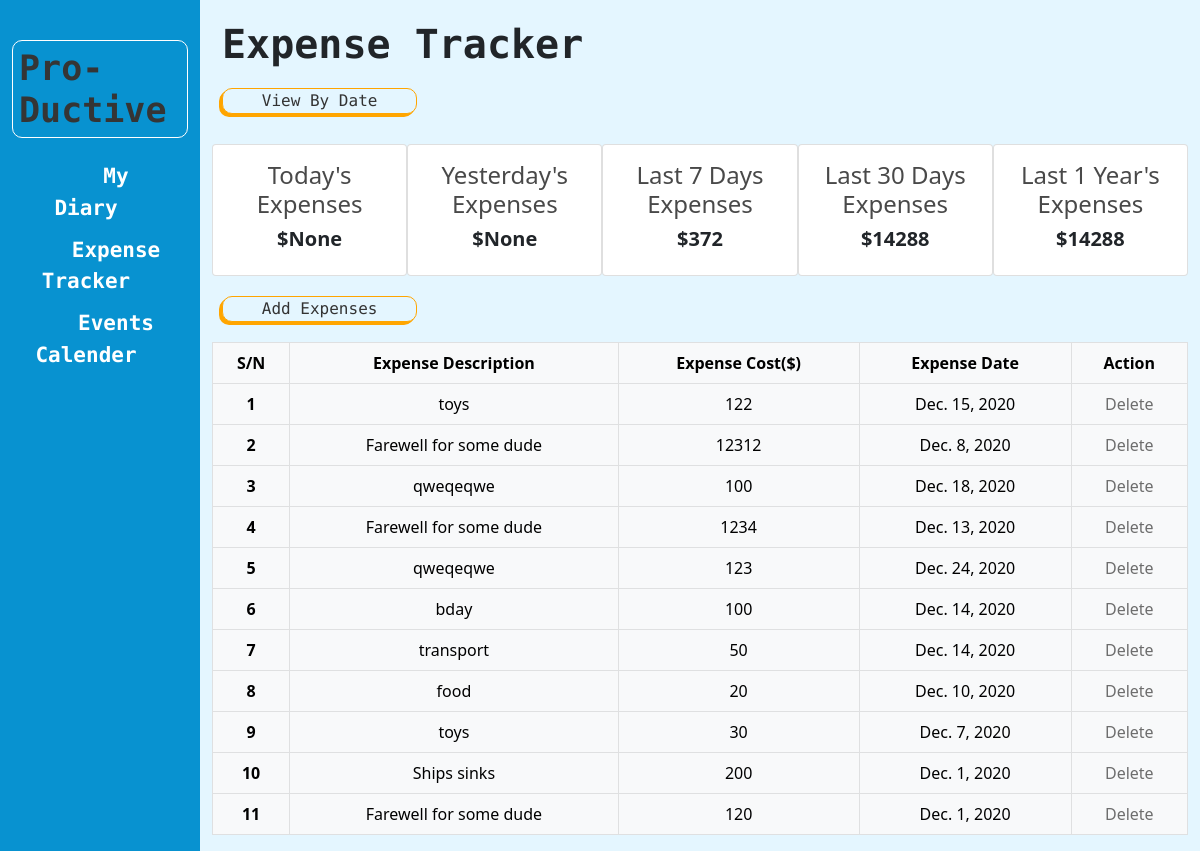
Before: /expensetracker/ with the older database file.
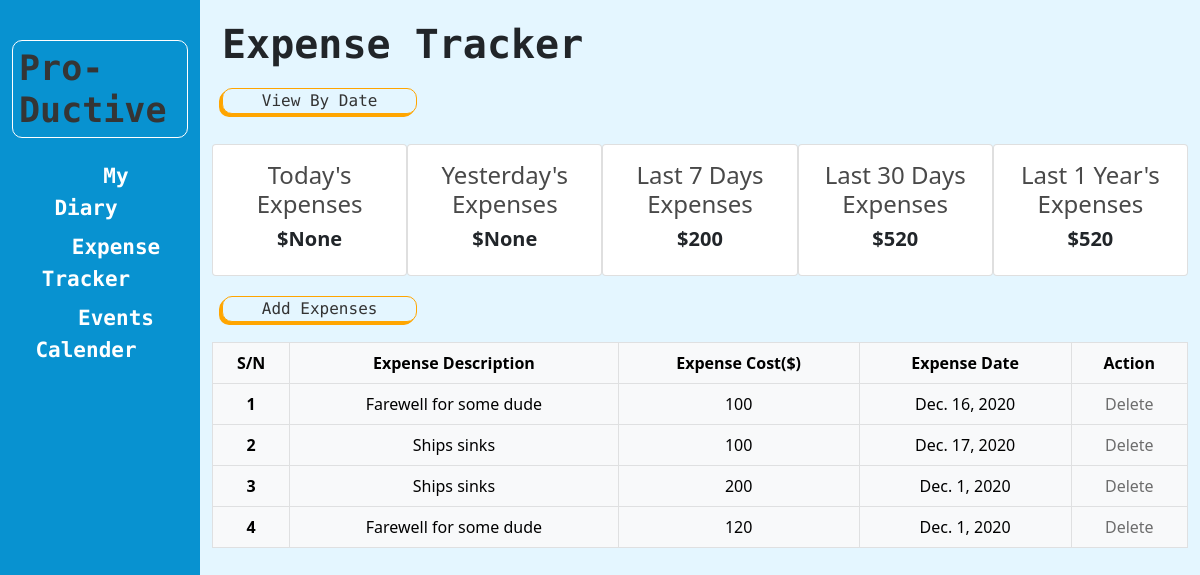
After: the same page with the newer database file.
### expensetracker/models.py (models this page shows, shortened)
class Expenses(models.Model):
    user = models.ForeignKey(User, on_delete=models.CASCADE, null=True)
    date = models.DateField()
    description = models.CharField(max_length=100, null=True)
    cost = models.CharField(max_length=30)
    notedate = models.DateTimeField(auto_now_add=True)

### expensetracker/views.py (the view, shortened to what this page needs)
# urls.py: path('', views.dashboard, name='dashboard'),
def dashboard(request):
    entries = Expenses.objects.order_by('-notedate')
    form = ExpenseForm()
    context = {'entries': entries, "form": form}
    today = datetime.now().date()
    yesterday = today - timedelta(1)
    seven = today - timedelta(7)
    thirty = today - timedelta(30)
    year = today - timedelta(365)
    tc = Expenses.objects.filter(date=today).aggregate(Sum('cost'))
    yc = Expenses.objects.filter(date=yesterday).aggregate(Sum('cost'))
    sc = Expenses.objects.filter(
        date__gte=seven, date__lte=today).aggregate(Sum('cost'))
    thc = Expenses.objects.filter(
        date__gte=thirty, date__lte=today).aggregate(Sum('cost'))
    yrc = Expenses.objects.filter(
        date__gte=year, date__lte=today).aggregate(Sum('cost'))
    context = {'today': today, 'tc': tc,
               'yc': yc, "sc": sc, "thc": thc, 'yrc': yrc, 'form': form, "entries": entries}
    return render(request, "expensetracker/dashboard.html", context)

### expensetracker/templates/expensetracker/dashboard.html (shortened to what this page needs)
{% extends 'expensetracker/base.html' %}
{% load static %}
{% load crispy_forms_tags %}
{%block body%}
<div class="expense-header">
  <h1 style="font-family: 'Space Mono', monospace; margin: 20px 10px;font-weight: 700;">Expense Tracker</h1>
  <a class="date-range" href="daterange">View By Date</a>
</div>
<div class="data-display">
  <div class="card" style="width: 18rem;">
    <div class="card-body">
      <h4 class="card-title">Today's Expenses</h4>
      <h5>${{tc.cost__sum}}</h5>
    </div>
  </div>
  <div class="card" style="width: 18rem;">
    <div class="card-body">
      <h4 class="card-title">Yesterday's Expenses</h4>
      <h5>${{yc.cost__sum}}</h5>
    </div>
  </div>
  <div class="card" style="width: 18rem;">
    <div class="card-body">
      <h4 class="card-title">Last 7 Days Expenses</h4>
      <h5>${{sc.cost__sum}}</h5>
    </div>
  </div>
  <div class="card" style="width: 18rem;">
    <div class="card-body">
      <h4 class="card-title">Last 30 Days Expenses</h4>
      <h5>${{thc.cost__sum}}</h5>
    </div>
  </div>
  <div class="card" style="width: 18rem;">
    <div class="card-body">
      <h4 class="card-title">Last 1 Year's Expenses</h4>
      <h5>${{yrc.cost__sum}}</h5>
    </div>
  </div>
</div>
<div>
  <div class="add-expense" type="button" data-bs-toggle="modal" data-bs-target="#exampleModal">
    Add Expenses
  </div>
</div>
<table class="table table-bordered table-light">
  <thead>
    <tr>
      <th class="text-center" scope="col">S/N</th>
      <th class="text-center" scope="col">Expense Description</th>
      <th class="text-center" scope="col">Expense Cost($)</th>
      <th class="text-center" scope="col">Expense Date</th>
      <th class="text-center" scope="col">Action</th>
    </tr>
  </thead>
  <tbody>
    {%for entry in entries%}
    <tr>
      <th class="text-center" scope="row">{{forloop.counter}}</th>
      <td class="text-center">{{entry.description}}</td>
      <td class="text-center">{{entry.cost}}</td>
      <td class="text-center">{{entry.date}}</td>
      <td class="text-center" scope="col">
        <a href="{% url 'expensetracker:edit_entry' entry.id %}?del=true">Delete</a>
      </td>
    </tr>
    {%endfor%}
  </tbody>
</table>
{%endblock%}

### expensetracker/templates/expensetracker/base.html (shortened to what this page needs)
<!DOCTYPE html>
<html lang="en">
<head>
  <link href="https://cdn.jsdelivr.net/npm/bootstrap@5.0.0-beta1/dist/css/bootstrap.min.css" rel="stylesheet"
>
  <link rel="stylesheet" href="{% static 'css/style.css' %}">
  <link rel="stylesheet" href="{% static 'css/exp.css' %}">
</head>
<body>
  <div class="container-fluid">
    <div class="row ">
      <div class=" main-sidebar-cont col-sm-2 min-vh-100">
        {% block sidebar %}
        <div class="branding">
          <h2> <a href="/">Pro-Ductive</a> </h2>
        </div>
        <ul class="sidebar-nav">
          <li class="nav-item"><a href="/diary">My Diary</a></li>
        </ul>
        <ul class="sidebar-nav">
          <li class="nav-item"><a href="/expensetracker">Expense Tracker</a></li>
        </ul>
        <ul class="sidebar-nav">
          <li class="nav-item"><a href="/calendar">Events Calender</a></li>
        </ul>
        {% endblock %}
      </div>
      <div class="content-cont col-sm-10 ">{% block body %}{% endblock %}</div>
    </div>
  </div>
</body>
</html>

### dashboard/static/css/style.css (style rules this page uses)
body { display: flex; box-sizing: border-box; }
.content-cont { background-color:#e4f6ff; display: flex; flex-direction: column; }
.main-sidebar-cont { background-color:#0892d0; display: flex; align-items:center; flex-direction: column; }
.branding { margin-top: 40px; }
.branding h2 { font-size: 35px; font-family: 'Space Mono', monospace; border: 1px solid white; border-radius: 10px; padding: 6px; font-weight: 700; width: 100%; }
.branding h2 a { text-decoration: none; color: rgb(53, 53, 53); }
.sidebar-nav { display: flex; align-items: flex-start; height: 5%; margin-top:15px ; width: 106%; flex-direction: column; list-style: none; }
.nav-item { width: 100%; margin-left:-15px ; text-align: center; justify-content: center; align-items: flex-start; }
.nav-item a { text-decoration: none; list-style: none; color: white; font-family: 'Space Mono', monospace; font-weight: 700; font-size: 21px; width: 100%; padding:0 30px; text-align: center; }
.card-body { text-align: center; }
.table td a { text-decoration: none; color: rgb(109, 109, 109); }
.expense-header { display:flex; flex-direction: column; }
.data-display { display: flex; justify-content: space-around; }
.data-display h4 { color: rgb(73, 73, 73); }
.data-display h5 { font-weight: 700; }
.date-range { text-decoration: none; color: #333; box-shadow: -3px 3px orange, -2px 2px orange, -1px 1px orange; border: 1px solid orange; text-align: center; width: 20%; margin-bottom: 30px; border-radius: 10px; margin-left: 10px; font-family: 'Space Mono', monospace; }
.add-expense { text-decoration: none; color: #333; box-shadow: -3px 3px orange, -2px 2px orange, -1px 1px orange; border: 1px solid orange; text-align: center; width: 20%; border-radius: 10px; font-family: 'Space Mono', monospace; margin:20px 10px; }

### expensetracker/static/css/exp.css (style rules this page uses)
.data-display { display: flex; }

Changed rows visible on the page:
removed Expenses: description "toys", cost "122", date "Dec. 15, 2020"
removed Expenses: description "Farewell for some dude", cost "12312", date "Dec. 8, 2020"
removed Expenses: description "qweqeqwe", cost "100", date "Dec. 18, 2020"
removed Expenses: description "Farewell for some dude", cost "1234", date "Dec. 13, 2020"
removed Expenses: description "qweqeqwe", cost "123", date "Dec. 24, 2020"
removed Expenses: description "bday", cost "100", date "Dec. 14, 2020"
removed Expenses: description "transport", cost "50", date "Dec. 14, 2020"
removed Expenses: description "food", cost "20", date "Dec. 10, 2020"
removed Expenses: description "toys", cost "30", date "Dec. 7, 2020"
added Expenses: description "Farewell for some dude", cost "100", date "Dec. 16, 2020"
added Expenses: description "Ships sinks", cost "100", date "Dec. 17, 2020"
Other visible differences:
{{ sc.cost__sum }}: "372" → "200"
{{ thc.cost__sum }}: "14288" → "520"
{{ yrc.cost__sum }}: "14288" → "520"
